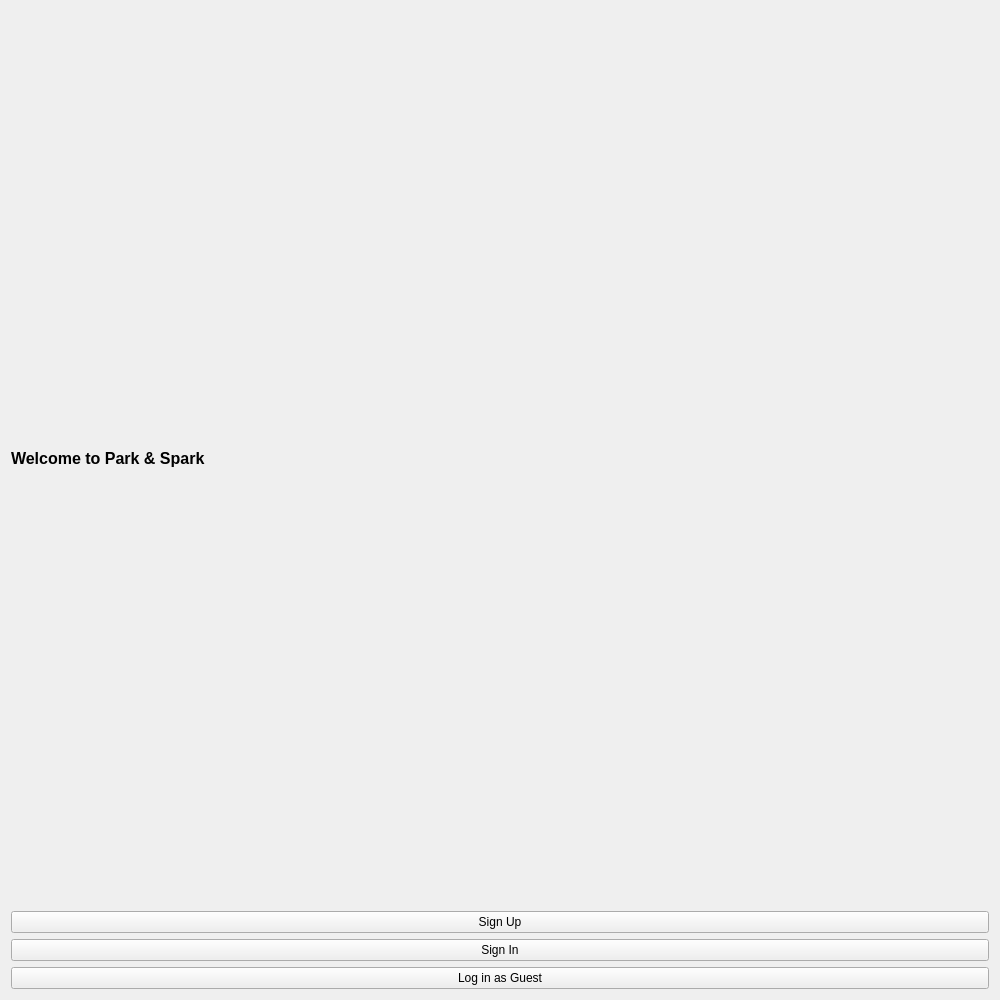
<?xml version="1.0" encoding="UTF-8"?>
<ui version="4.0">
 <class>ParkingApp</class>
 <widget class="QWidget" name="ParkingApp">
  <property name="geometry">
   <rect>
    <x>0</x>
    <y>0</y>
    <width>1000</width>
    <height>1000</height>
   </rect>
  </property>
  <property name="windowTitle">
   <string>Park &amp; Spark - Parking System</string>
  </property>
  <layout class="QVBoxLayout" name="verticalLayout">
   <item>
    <widget class="QLabel" name="label">
     <property name="text">
      <string>Welcome to Park &amp; Spark</string>
     </property>
     <property name="styleSheet">
      <string>font-size: 16px; font-weight: bold;</string>
     </property>
    </widget>
   </item>
   <item>
    <widget class="QPushButton" name="signup_button">
     <property name="text">
      <string>Sign Up</string>
     </property>
    </widget>
   </item>
   <item>
    <widget class="QPushButton" name="signin_button">
     <property name="text">
      <string>Sign In</string>
     </property>
    </widget>
   </item>
   <item>
    <widget class="QPushButton" name="guest_button">
     <property name="text">
      <string>Log in as Guest</string>
     </property>
    </widget>
   </item>
  </layout>
 </widget>
 <resources/>
 <connections/>
</ui>
